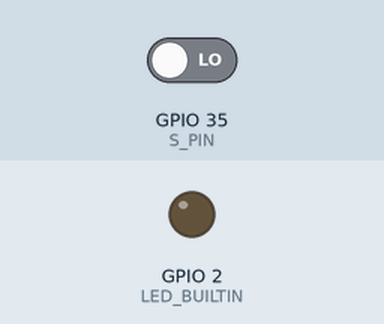
This sketch was run on a simulated ESP32. On the bench: output pins drawn as LEDs (lit = HIGH). The inputs (shaded band) are chosen by the test bench; at power-on: GPIO 35 (S_PIN) LOW. Pins used as bus, display or sensor lines are not drawn.

Above: at 1.2 s.
1.3 s: GPIO 35 (S_PIN) driven HIGH
At 2.0 s:
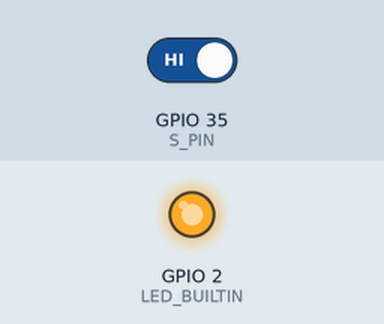
2.8 s: GPIO 35 (S_PIN) driven LOW
At 4.1 s:
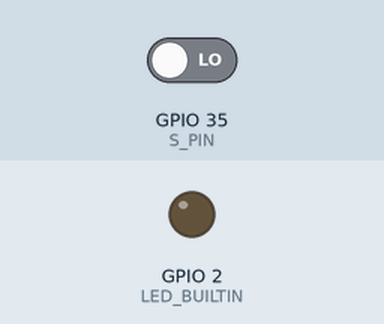
Timing chart, 0 to 5.8 s (numbered marks = the images above; inputs shaded):
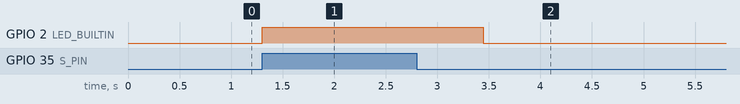

The sketch:

augia_tx_sim.ino
```cpp
#define TX_PIN 32 //transmit
#define S_PIN 35 //switch

void setup()
{
    Serial.begin(115200);	  // Debugging only
    pinMode(TX_PIN,OUTPUT);
    pinMode(S_PIN,INPUT);//during power up this could be high
    pinMode(LED_BUILTIN,OUTPUT);
}

int s=0;
int signalA[29]={0,0,0,0,0,1,0,1,
0,0,1,0,1,1,0,0,
1,1,1,0,1,1,1,0,
0,1,0,1,0};

int signalB[14]={0,0,0,0,0,1,0,1,//probably not needed, same as signalA
0,0,1,0,1,1};

int fosc_us=133;//microseconds time of 1/3 bit symbol

void loop()
{
    s= digitalRead(S_PIN);
    if(s==1)
    {
      digitalWrite(LED_BUILTIN,HIGH);

      for(int i=0; i<sizeof(signalA); i++)
      {
        if(signalA[i]==0)
        {
          delayMicroseconds(fosc_us*2);
          digitalWrite(TX_PIN,HIGH);
          delayMicroseconds(fosc_us);
          digitalWrite(TX_PIN,LOW);
        }
        else
        {
          delayMicroseconds(fosc_us);
          digitalWrite(TX_PIN,HIGH);
          delayMicroseconds(fosc_us*2);
          digitalWrite(TX_PIN,LOW);
        }
      }

      delayMicroseconds(fosc_us*3*7);//gap between 2 parts of data

      for(int i=0; i<sizeof(signalB); i++)
      {
        if(signalB[i]==0)
        {
          delayMicroseconds(fosc_us*2);
          digitalWrite(TX_PIN,HIGH);
          delayMicroseconds(fosc_us);
          digitalWrite(TX_PIN,LOW);
        }
        else
        {
          delayMicroseconds(fosc_us);
          digitalWrite(TX_PIN,HIGH);
          delayMicroseconds(fosc_us*2);
          digitalWrite(TX_PIN,LOW);
        }
      }

      delay(1000);
    }
    else{
      digitalWrite(LED_BUILTIN,LOW);
    }
}
```

Measured:
- after the input at 1.3 s, GPIO 2 (LED_BUILTIN): LOW → HIGH at once
- after the input at 2.8 s, GPIO 2 (LED_BUILTIN): HIGH → LOW after 0.65 s
